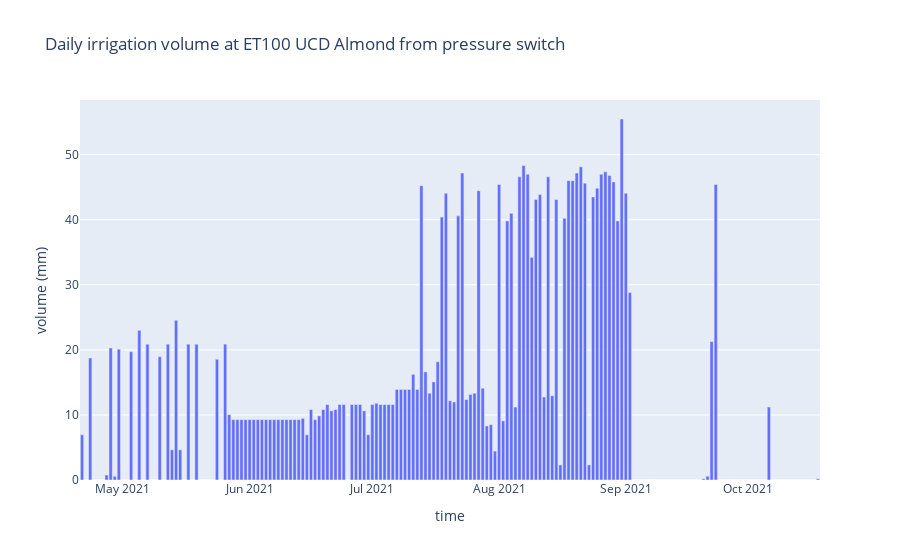

The code cell stored with this chart in its notebook:
### Code cell
import plotly.express as px
fig = px.bar(irrigation_hourly_ET100, x='time', y='volume (mm)', title  ='Daily irrigation volume at ET100 UCD Almond from pressure switch')
fig.show()

### Figure 1 — Plotly figure (JSON) as saved in the notebook; plotly's stock layout.template omitted (floating-point values rounded to 4 significant figures; data arrays with more than 128 entries replaced by an {"elided": "..."} marker saying what was removed)
{"data": [{"alignmentgroup": "True", "hovertemplate": "time=%{x}<br>volume (mm)=%{y}<extra></extra>", "legendgroup": "", "marker": {"color": "#636efa", "pattern": {"shape": ""}}, "name": "", "offsetgroup": "", "orientation": "v", "showlegend": false, "textposition": "auto", "type": "bar", "x": {"elided": "181 str values"}, "xaxis": "x", "y": {"elided": "181 float values"}, "yaxis": "y"}], "layout": {"autosize": true, "barmode": "relative", "legend": {"tracegroupgap": 0}, "title": {"text": "Daily irrigation volume at ET100 UCD Almond from pressure switch"}, "xaxis": {"anchor": "y", "autorange": true, "domain": [0, 1], "range": ["2021-04-20 12:00", "2021-10-18 12:00"], "title": {"text": "time"}, "type": "date"}, "yaxis": {"anchor": "x", "autorange": true, "domain": [0, 1], "range": [0, 58.41], "title": {"text": "volume (mm)"}, "type": "linear"}}}
